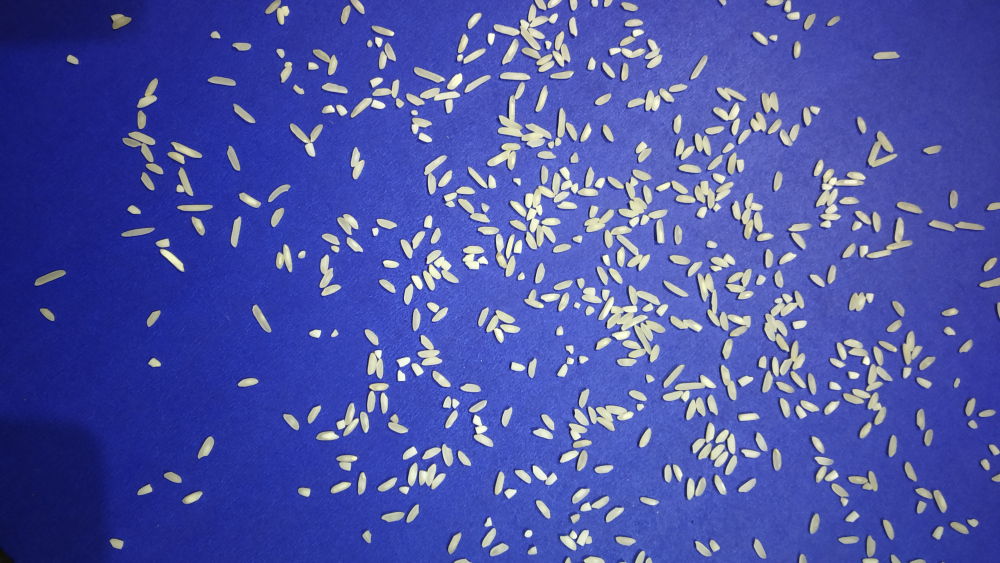
#> input picture Rice grain/test/image_1.jpg, 4000 x 2250 px, found by its file name (shown at 1/4 size)
$ jupyter execute 'Rice grain.ipynb'
#> lines starting #> are read from the running program, lines starting #| are printed output that depends on the picture; after the words box and inside, x2 and y2 are one past the last pixel; in counts of white or black regions, pixels touching at a corner belong together
# Step1: Import the necessary library

[cell 1]
#Importing openCv both as cv2 and cv for better convinence
import cv2
import cv2 as cv
# Importing numpy for working with numpy arrays
import numpy as np
# Importing pyplot as plt from maplotlib for Image Visualization
from matplotlib import pyplot as plt
#Importing PIL library for working with Images
from PIL import Image
#Importing asarray method from numpy for dealing with pixels of Images
from numpy import asarray
import matplotlib.image as mpimg
#Importing ndimage from scipy as this package contains various functions for multidimensional image processing.
from scipy import ndimage
#Importing filters, features, measures and color from skimage
from skimage import filters, feature, measure, color
#Importing Watershed for touching Grains sepration
from skimage.segmentation import watershed

# Defining the image_Show function

[cell 2]
#Defining show function for displaying  image with custom X and Y cordinates

def Image_show(image,x=33,y=7):
  photo=cv2.cvtColor(image, cv2.COLOR_BGR2RGB)
  plt.figure(figsize=(x,y))
  plt.imshow(photo)

[cell 3]
image=cv2.imread("test\image_1.jpg")
#> image is the input picture: shape (2250, 4000, 3); mean B, G, R 166.5, 83.2, 74.8
Image_show(image,25,5)

# Image preprocessing ,we converting the Background colour

[cell 4]
grayscale_Image = cv2.cvtColor(image, cv2.COLOR_BGR2GRAY)
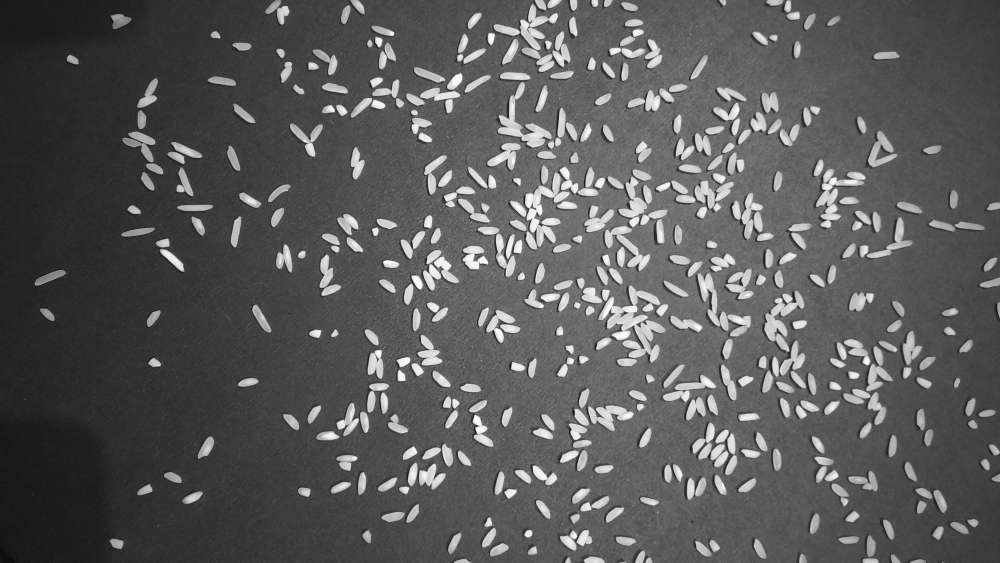
#> grayscale_Image: shape (2250, 4000) (shown at 1/4 size); min 6, max 254, mean 90.2
ret, threshold_image = cv2.threshold(grayscale_Image, 120, 255, cv2.THRESH_BINARY)
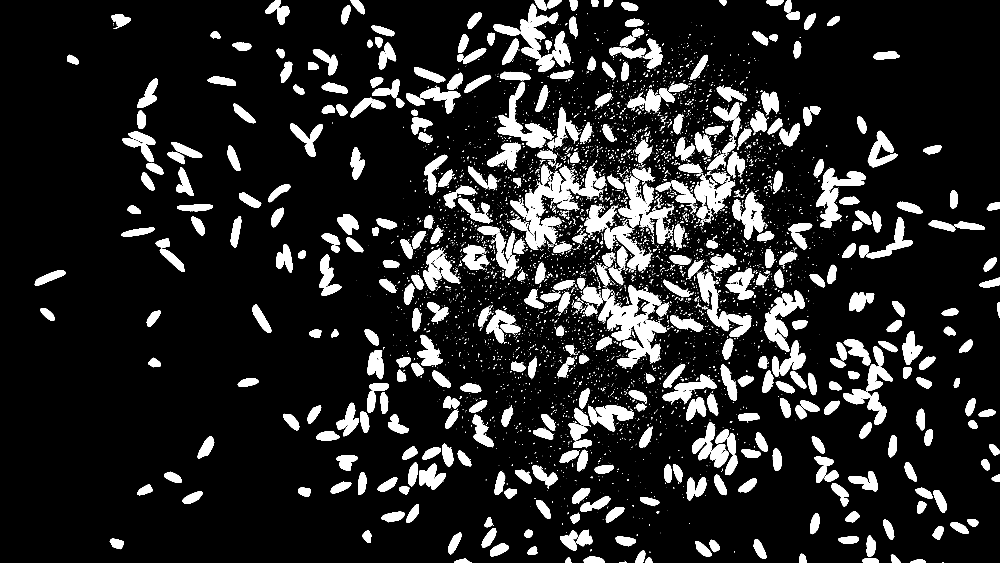
#> threshold_image: shape (2250, 4000) (shown at 1/4 size); 13.5% white; 6259 white regions (5234 under 20 px), largest, box (x1, y1, x2, y2) and area: (2393, 1140, 2667, 1452) 33113, (2100, 684, 2284, 990) 18478, (1991, 327, 2208, 591) 16276

#Using show function earlier defined
Image_show(threshold_image)

[cell 5]
# Noise removal
kernel = np.ones((3),np.uint8)
clear_image = cv2.morphologyEx(threshold_image,cv2.MORPH_OPEN, kernel, iterations=8)
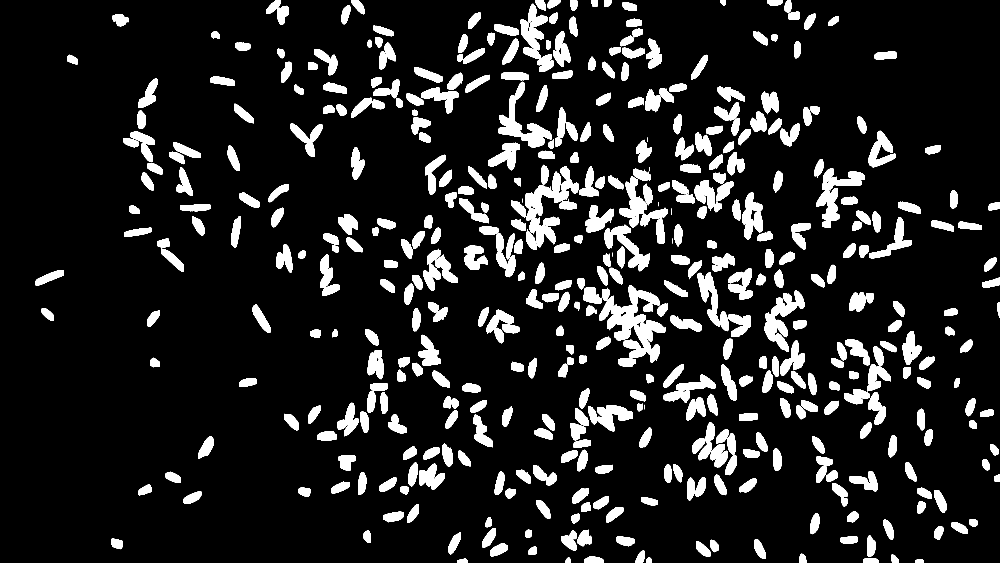
#> clear_image: shape (2250, 4000) (shown at 1/4 size); 12.4% white; 482 white regions (8 under 20 px), largest, box (x1, y1, x2, y2) and area: (2397, 1140, 2659, 1452) 32112, (2101, 686, 2276, 990) 17843, (3267, 674, 3458, 912) 15262

#Using show function earlier defined
Image_show(clear_image)
#> in Image_show (call 3), `photo=cv2.cvtColor(image, cv2.COLOR_BGR2RGB)`: photo: shape (2250, 4000, 3); 12.4% white; 482 white regions (8 under 20 px)

# Removing noise from an image(Morphological function)

[cell 6]
# Noise removal
kernel = np.ones((3),np.uint8)
clear_image = cv2.morphologyEx(threshold_image,cv2.MORPH_OPEN, kernel, iterations=8)

#Using show function earlier defined
Image_show(clear_image)

[cell 7]
#Applying Countours method to get the count of rice grains
contours, hierarchy = cv.findContours(clear_image,
                                      cv.RETR_TREE, cv.CHAIN_APPROX_SIMPLE)
#> contours = 513 contours, 36 with area under 20; largest, box (x1, y1, x2, y2) and area: (2397, 1140, 2659, 1452) 31607, (2101, 686, 2276, 990) 17378, (3267, 674, 3458, 912) 14800, (3059, 1162, 3217, 1365) 12558, (2419, 899, 2600, 1085) 10368


output_contour = cv.cvtColor(clear_image, cv.COLOR_GRAY2BGR)
cv.drawContours(output_contour, contours, -1, (0, 0, 255), 2)
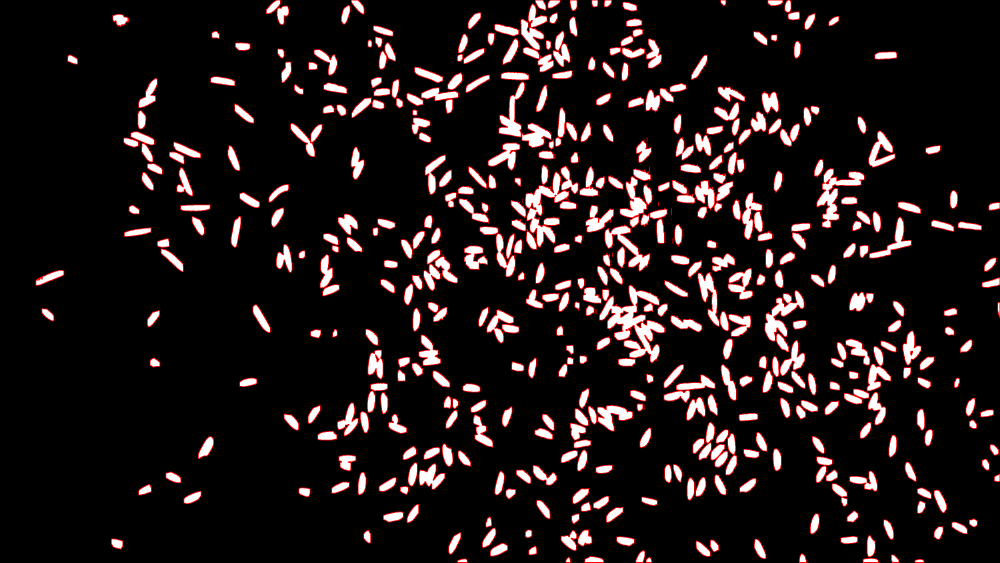
#> output_contour: shape (2250, 4000, 3) (shown at 1/4 size); mean B, G, R 25.5, 25.5, 35.2
print("Number of detected contours", len(contours))
#| Number of detected contours 513

[cell 8]
#To visualize the segmentation conveniently, There needed a colour-code the labelled regions using the color, thus I did it.


#Applying  distance_transform_edt to computes the distance from non-zero (i.e. non-background) points to the nearest zero (i.e. background) point.
dist_trans = ndimage.distance_transform_edt(clear_image)
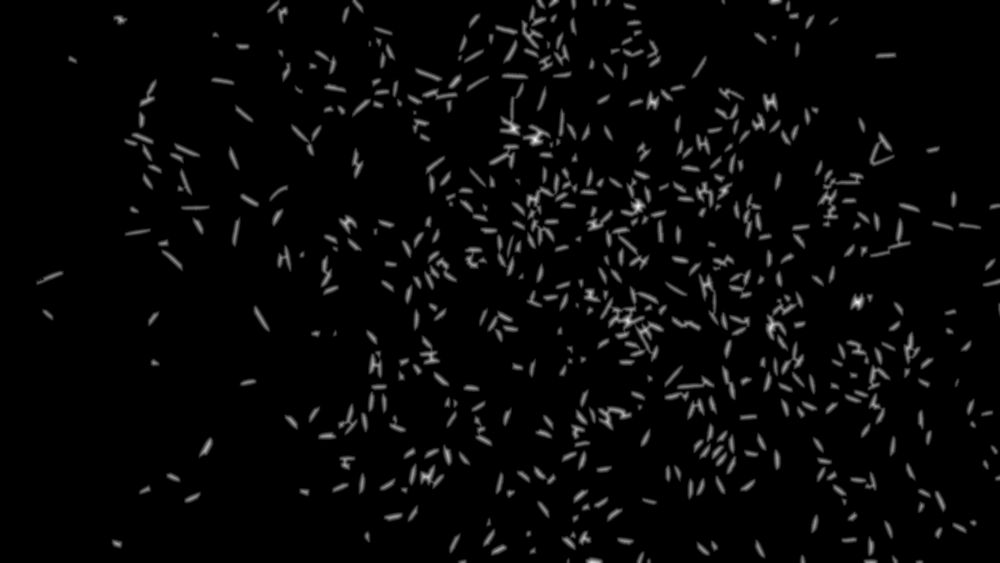
#> dist_trans: shape (2250, 4000) float64 (shown at 1/4 size); min 0, max 27.2, mean 0.8; drawn with min black and max white

#Applying peak_local_max function for getting coordinates of local peaks (maxima) in an image.
local_max = feature.peak_local_max(dist_trans, min_distance=23)
#> local_max = 590 pairs, first value 23 to 2204, second value 154 to 3975


local_max_mask = np.zeros(dist_trans.shape, dtype=bool)
local_max_mask[tuple(local_max.T)] = True

#Aplying Watershed algorithm
labels = watershed(-dist_trans, measure.label(local_max_mask), mask=clear_image) # separate merged corns
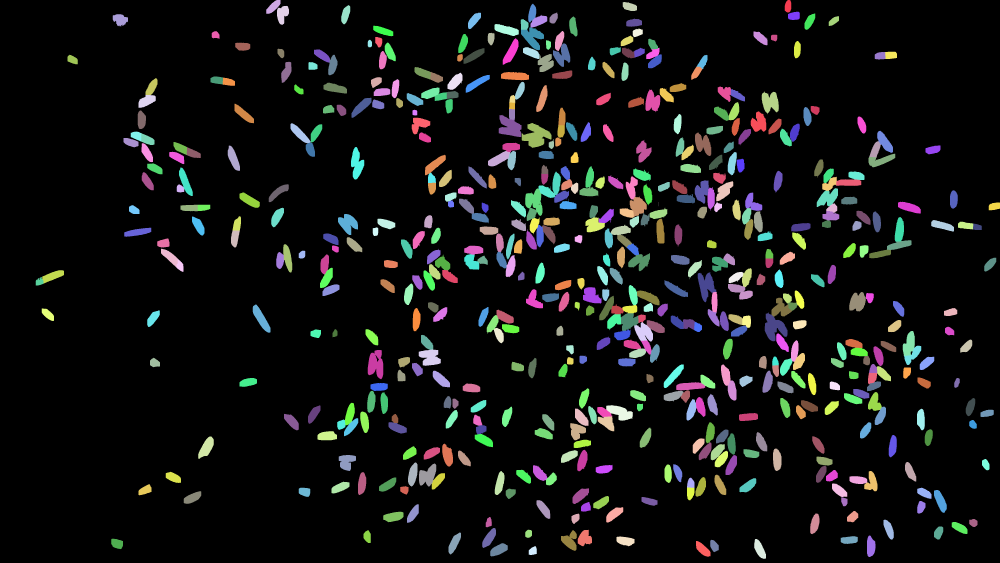
#> labels: shape (2250, 4000) int32 (shown at 1/4 size); 591 distinct labels, from 0 to 590; one colour per label, 0 black
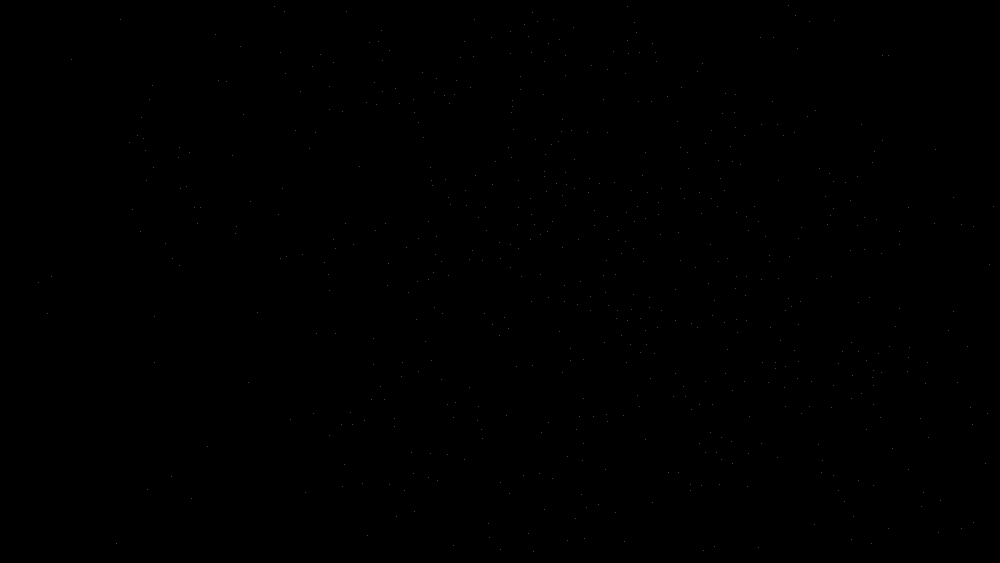
#> local_max_mask: shape (2250, 4000) bool (shown at 1/4 size); 0.01% white in thin lines or dots

[cell 9]
#label2rgb function, specifying the background label with argument bg_label=0.
plt.figure(figsize=(30,10))
plt.imshow(color.label2rgb(labels, bg_label=0))
print("Number of Rice grains are : %d" % labels.max())
#| Number of Rice grains are : 590
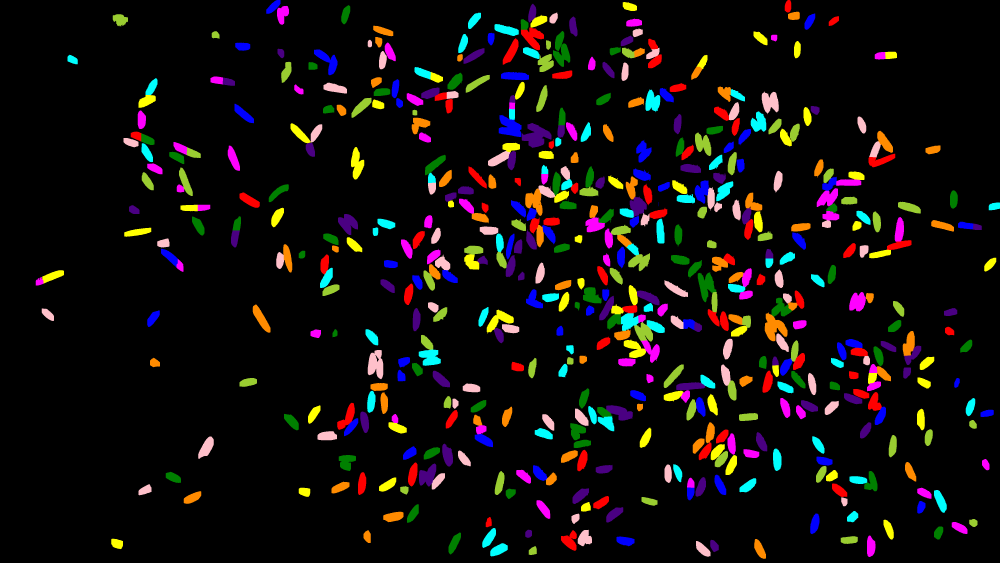
#> shown: shape (2250, 4000, 3) float64 (shown at 1/4 size); mean R, G, B 0.0708, 0.057, 0.0539

[cell 10]
#Creating A list name count for counting the total Broken rice grains
count = []

#Iterating through contour and filtering out the rice grains with area less than 800 and then appending to the count variable.
for x in contours:

  #Using contourArea method to get the area of rice (Contour)
  area = cv.contourArea(x)
  if area < 800 :
    count.append(x)
#> this loop made 513 passes
#> area on passes 1 to 3: 372, 457, 885
#> after the loop, count = 87 contours, 36 with area under 20; largest, box (x1, y1, x2, y2) and area: (3877, 2076, 3910, 2108) 795, (2265, 1381, 2295, 1418) 783, (2318, 1421, 2348, 1456) 781, (1585, 392, 1612, 432) 777, (2857, 808, 2888, 849) 774

#Output of the count list.

print("Total number of broken rice present in the Image is: ",len(count))
#| Total number of broken rice present in the Image is:  87

$ run again, with Rice grain/test/image_5.jpg copied over Rice grain/test/image_1.jpg
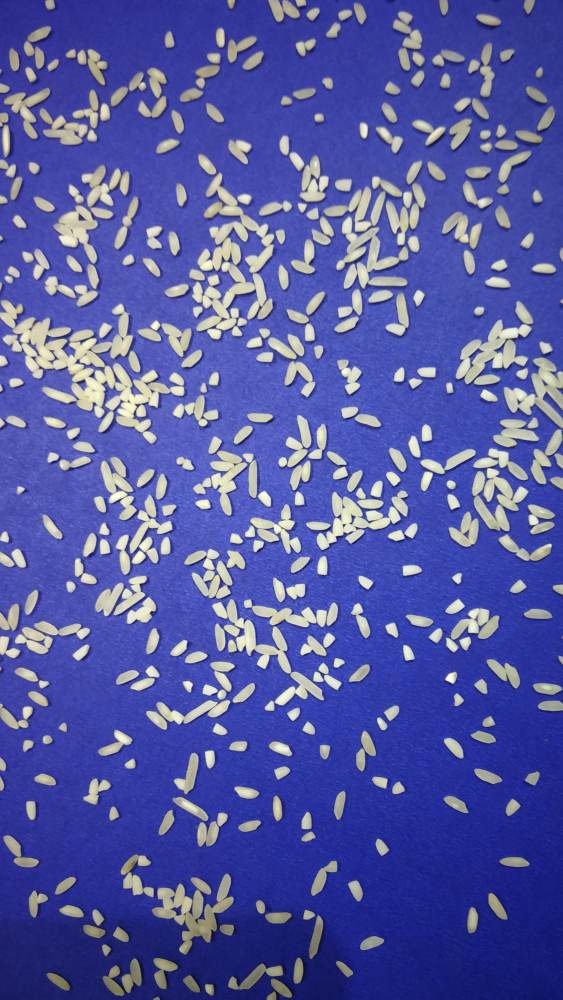
#> input picture Rice grain/test/image_5.jpg, 2250 x 4000 px, found by its file name (shown at 1/4 size)
#> image is the input picture: shape (4000, 2250, 3); mean B, G, R 162.6, 89.7, 84.3
#> `ret, threshold_image = cv2.threshold(grayscale_Image, 120, 255, cv2.TH..`:
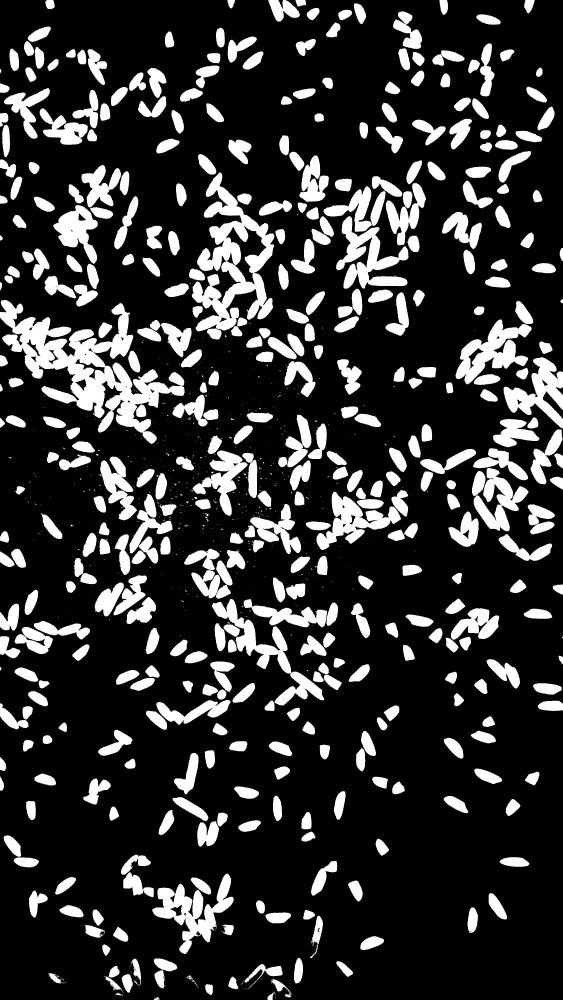
#> threshold_image: shape (4000, 2250) (shown at 1/4 size); 20.4% white; 1277 white regions (795 under 20 px), largest, box (x1, y1, x2, y2) and area: (0, 1200, 739, 1775) 133825, (767, 690, 1097, 1325) 85262, (609, 3495, 935, 3817) 37221
#> clear_image: shape (4000, 2250); 19.9% white; 459 white regions (4 under 20 px), largest, box (x1, y1, x2, y2) and area: (0, 1200, 677, 1775) 125024, (771, 690, 1095, 1325) 84321, (614, 3495, 932, 3817) 36661
#> photo: shape (4000, 2250, 3); 19.9% white; 459 white regions (4 under 20 px)
#> contours = 504 contours, 24 with area under 20; largest, box (x1, y1, x2, y2) and area: (0, 1200, 677, 1775) 125239, (771, 690, 1095, 1325) 96199, (614, 3495, 932, 3817) 36659, (1824, 1278, 2122, 1537) 33946, (2015, 1429, 2250, 1714) 28629
#| Number of detected contours 504
#> local_max = 706 pairs, first value 32 to 3955, second value 24 to 2216
#> labels: shape (4000, 2250) int32; 707 distinct labels, from 0 to 706
#> local_max_mask: shape (4000, 2250) bool; 0.01% white in thin lines or dots
#| Number of Rice grains are : 706
#> `[cell 9] #label2rgb function, specifying the background label with arg..`:
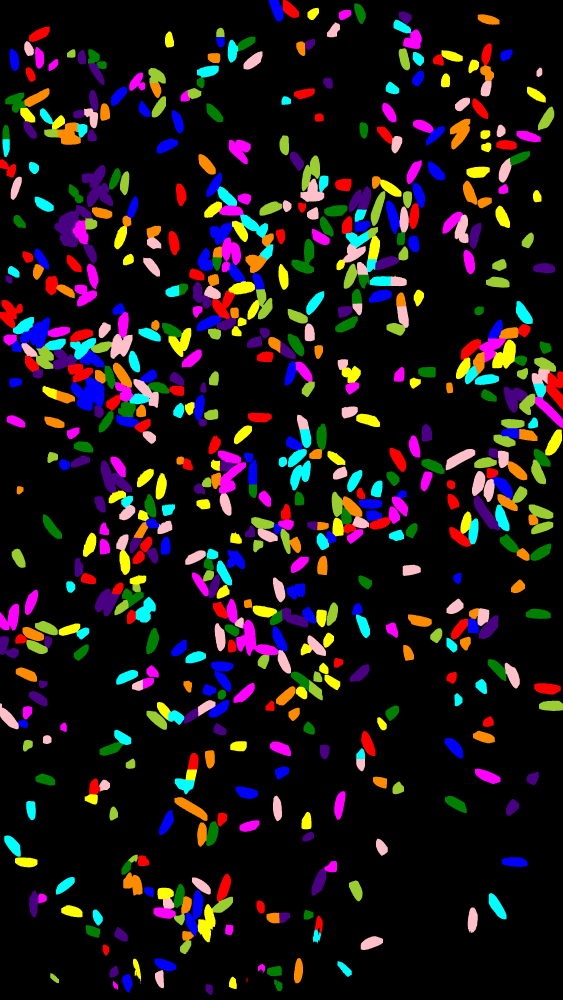
#> shown: shape (4000, 2250, 3) float64 (shown at 1/4 size); mean R, G, B 0.114, 0.0876, 0.0925
#> the loop `for x in contours:` made 504 passes
#> area on passes 1 to 3: 28.5, 335, 946
#> after the loop `for x in contours:`: count = 70 contours, 24 with area under 20; largest, box (x1, y1, x2, y2) and area: (801, 1529, 826, 1571) 796, (1184, 0, 1222, 26) 777, (241, 2890, 267, 2928) 724, (193, 1399, 235, 1458) 720, (201, 3893, 236, 3933) 714
#| Total number of broken rice present in the Image is:  70
